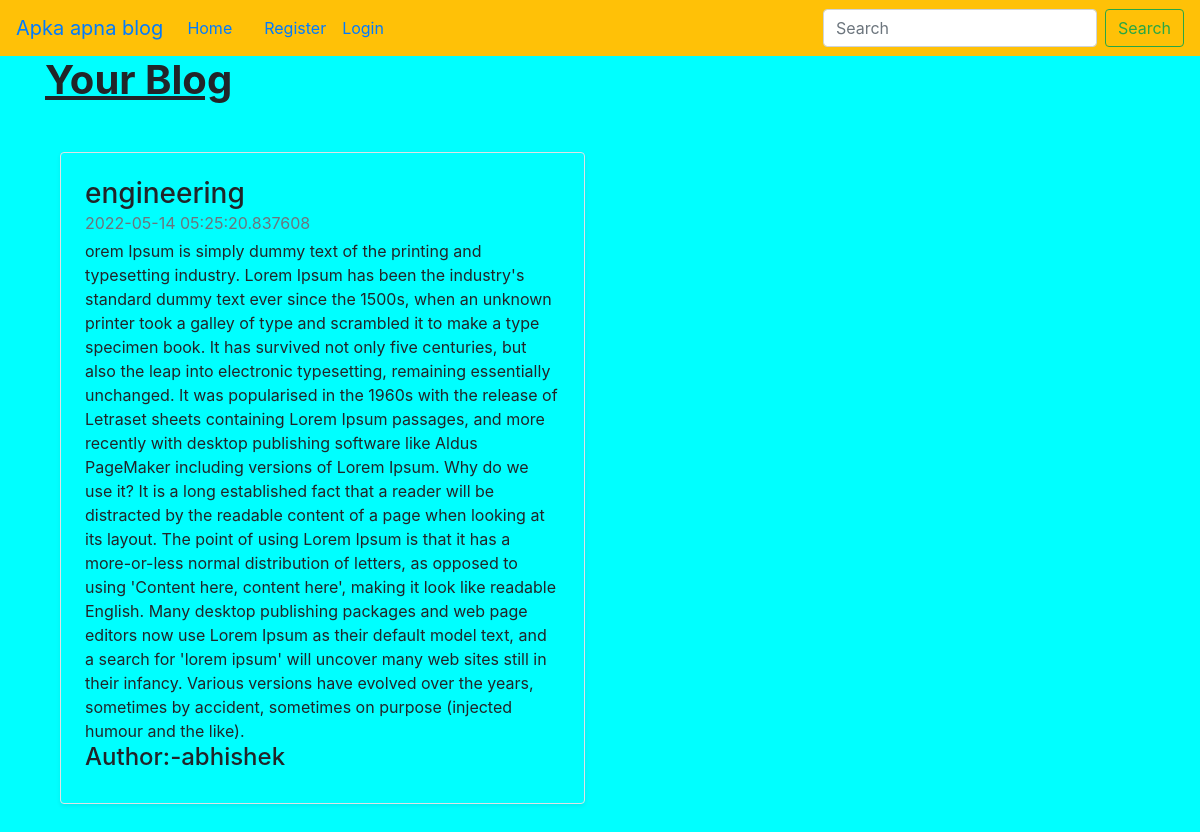
The page /blog_detail/4 on the database its author committed.
### app.py (models this page shows, shortened)
class Blog(db.Model):
    blog_id=db.Column(db.Integer, primary_key=True)
    title = db.Column(db.String(80), nullable=False)
    author = db.Column(db.String(80), nullable=False)
    content = db.Column(db.Text(80), nullable=False)
    pub_date = db.Column(db.DateTime(),nullable =False,default= datetime.utcnow)

### app.py (the view)
@app.route("/blog_detail/<int:id>" ,methods=['GET','POST'])
def blog_detail(id):
    blog =Blog.query.get(id)
    return render_template("blog_detail.html",blog=blog)

### templates/blog_detail.html (shortened to what this page needs)
<!DOCTYPE html>
<html lang="en">
<head>
    <link rel="stylesheet" href="https://cdn.jsdelivr.net/npm/bootstrap@4.4.1/dist/css/bootstrap.min.css">
</head>
<body style="background-color:aqua;"></body>
    <nav class="navbar navbar-expand-lg navbar-warning bg-warning">
        <a class="navbar-brand" href="#">    Apka apna blog</a>
        <div class="collapse navbar-collapse" id="navbarSupportedContent">
          <ul class="navbar-nav mr-auto">
            <li class="nav-item active">
              <a class="nav-link" href="/">Home <span class="sr-only">(current)</span></a>
            </li>
            <li class="nav-item">
                <a class="nav-link" href=""> {{current_user. username}}</a>
              </li>
              {% if current_user.is_authenticated %}
              <li class="nav-item">
                <a class="nav-link" href="/blogpost">post your blog</a>
              </li>
              <li class="nav-item">
                <a class="nav-link" href="/logout">logout</a>
              </li>
              <li class="nav-item">
                <a class="nav-link  btn btn-success mx-1 " href="/edit/{{blog.blog_id}}">edit</a>
              </li>
              <li class="nav-item">
                  <a class="nav-link   btn btn-danger mx-1 " href="/delete/{{blog.blog_id}}">delete</a>
                </li>
              {% else %}
            <li class="nav-item">
              <a class="nav-link" href="/register">Register</a>
            </li>
            <li class="nav-item">
                <a class="nav-link" href="/login">Login</a>
              </li>
              {% endif %}
          </ul>
          <form class="form-inline my-2 my-lg-0">
            <input class="form-control mr-sm-2" type="search" placeholder="Search" aria-label="Search">
            <button class="btn btn-outline-success my-2 my-sm-0" type="submit">Search</button>
          </form>
        </div>
      </nav>
<div class="container">
    <h1 class="text-left">     <u><b>Your Blog</b></u>    </h1>
    <div class="col-md-6   my-5 ">
        <div class="row no-gutters border rounded overflow-hidden flex-md-row mb-4 shadow-sm h-md-250 position-relative">
          <div class="col p-4 d-flex flex-column position-static">
            <h3 class="mb-0">{{blog.title}}</h3>
            <div class="mb-1 text-muted">{{blog.pub_date}}</div>
            <p class="mb-auto">{{blog.content}}</p>
            <h4>Author:-{{blog.author}}</h4>
          </div>
        </div>
      </div>
    </div>
</body>
</html>

### rows shown on the page
Blog: title "engineering", pub_date "2022-05-14 05:25:20.837608", content "orem Ipsum is simply dummy text of the printing and typesetting industry. Lorem Ipsum has been the industry's standard dummy text ever since the 1500s, when an unknown printer took a galley of type and scrambled it to make a type specimen book. It has survived not only five centuries, but also the leap into electronic typesetting, remaining essentially unchanged. It was popularised in the 1960s with the release of Letraset sheets containing Lorem Ipsum passages, and more recently with desktop publishing software like Aldus PageMaker including versions of Lorem Ipsum. Why do we use it? It is a long established fact that a reader will be distracted by the readable content of a page when…", author "abhishek"
